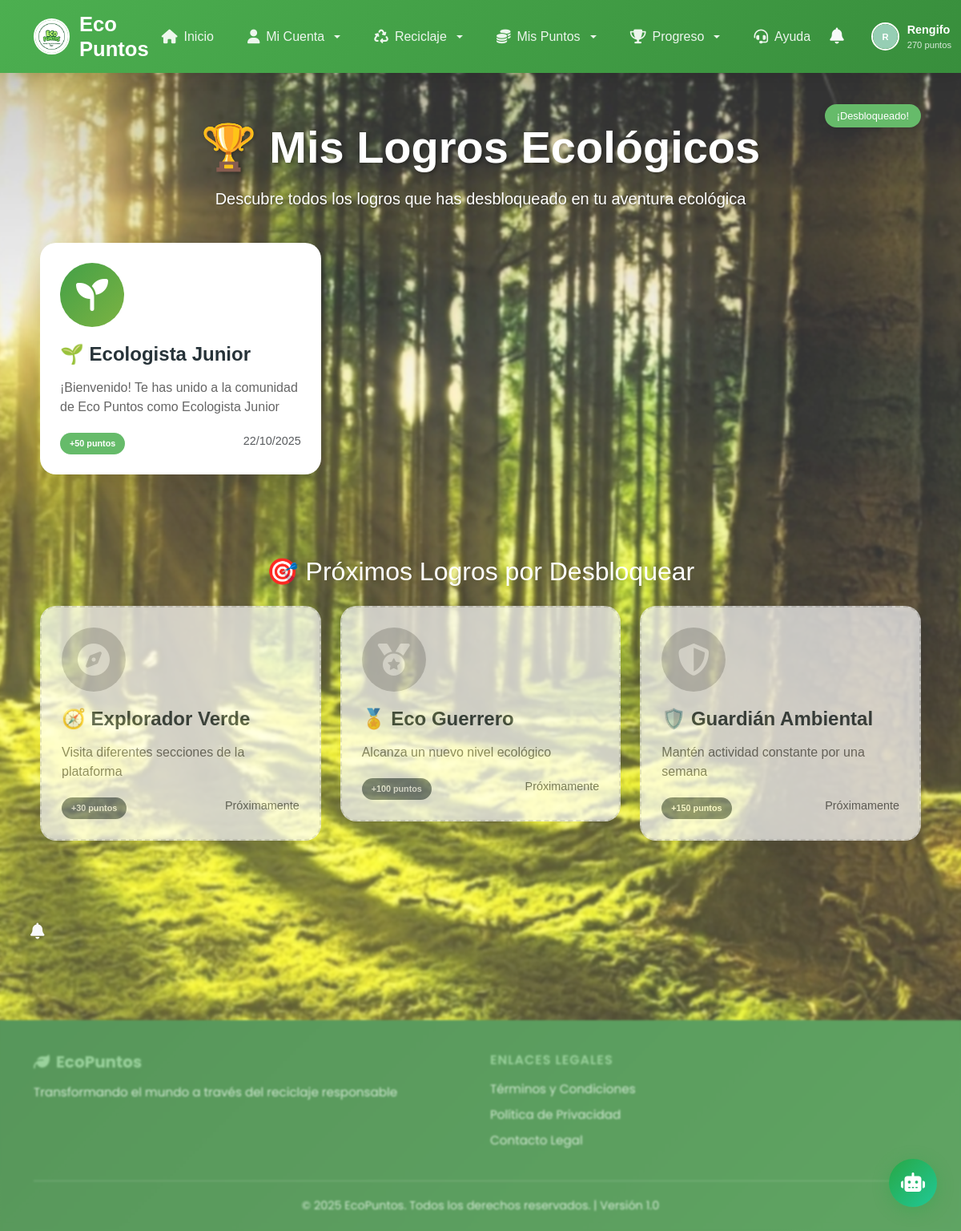
Screenshot of /logros/ (signed in) with the database file from the repository.
### core/models.py (models this page shows, shortened)
class Usuario(AbstractUser):
    ROLES = (
        ('superuser', 'Superusuario'),
        ('admin', 'Administrador'),
        ('conductor', 'Conductor'),
        ('user', 'Usuario Regular'),
    )
    LEVELS = (
        ('guardian_verde', 'Guardián Verde'),
        ('defensor_planeta', 'Defensor del Planeta'),
        ('heroe_eco', 'Héroe Eco'),
        ('embajador_ambiental', 'Embajador Ambiental'),
        ('leyenda_sustentable', 'Leyenda Sustentable'),
    )
    role = models.CharField(max_length=10, choices=ROLES, default='user')
    level = models.CharField(max_length=25, choices=LEVELS, default='guardian_verde')
    puntos = models.IntegerField(default=0)
    puntos_juego = models.IntegerField(default=0)  # Puntos acumulados en juegos de plásticos
    puntos_juego_vidrios = models.IntegerField(default=0)  # Puntos acumulados en juegos de vidrios
    puntos_juego_papel = models.IntegerField(default=0)  # Puntos acumulados en el juego de papel y cartón
    puntos_juego_metales = models.IntegerField(default=0)  # Puntos acumulados en el juego de metales
    telefono = models.CharField(max_length=20, blank=True, null=True)
    direccion = models.CharField(max_length=255, blank=True, null=True)
    fecha_registro = models.DateTimeField(auto_now_add=True)
    password_reset_token = models.CharField(max_length=100, blank=True, null=True)
    password_reset_expires = models.DateTimeField(null=True, blank=True)
    testimonio = models.TextField("Testimonio", blank=True, null=True)
    notificaciones_email = models.BooleanField(default=True)
    notificaciones_push = models.BooleanField(default=False)
    perfil_publico = models.BooleanField(default=True)
    mostrar_puntos = models.BooleanField(default=True)
    foto_perfil = models.ImageField(upload_to='fotos_perfil/', null=True, blank=True)
    suspended = models.BooleanField(default=False, help_text="Usuario suspendido permanentemente")
    terminos_aceptados = models.BooleanField(default=False, help_text="Usuario ha aceptado los términos y condiciones")
    fecha_aceptacion_terminos = models.DateTimeField(null=True, blank=True, help_text="Fecha cuando aceptó los términos")
    email_verificado = models.BooleanField(default=False, help_text="Email verificado con código 2FA")
    codigo_verificacion = models.CharField(max_length=6, blank=True, null=True, help_text="Código de verificación 2FA")
    codigo_verificacion_expira = models.DateTimeField(null=True, blank=True, help_text="Expiración del código 2FA")
    intentos_verificacion = models.IntegerField(default=0, help_text="Intentos fallidos de verificación")
    verificacion_bloqueada_hasta = models.DateTimeField(null=True, blank=True, help_text="Bloqueo temporal por intentos fallidos")
    email = models.EmailField(unique=True)
    class Meta:
        verbose_name = 'Usuario'
        verbose_name_plural = 'Usuarios'
    def get_initials(self):
        if self.first_name and self.last_name:
            return f"{self.first_name[0]}{self.last_name[0]}".upper()
        elif self.first_name:
            return self.first_name[0].upper()
        else:
            return self.username[0].upper() if self.username else "U"
    def get_avatar_color(self):
        colors = [
            '#FF6B6B', '#4ECDC4', '#45B7D1', '#96CEB4', '#FFEAA7',
            '#DDA0DD', '#98D8C8', '#F7DC6F', '#BB8FCE', '#85C1E9',
            '#F8C471', '#82E0AA', '#F1948A', '#85C1E9', '#D7BDE2'
        ]
        return colors[self.id % len(colors)]
    def get_avatar_svg(self):
        initials = self.get_initials()
        color = self.get_avatar_color()
        return f'''
        <svg width="100" height="100" viewBox="0 0 100 100" xmlns="http://www.w3.org/2000/svg">
            <circle cx="50" cy="50" r="50" fill="{color}"/>
            <text x="50" y="50" font-family="Arial, sans-serif" font-size="36" font-weight="bold"
                  fill="white" text-anchor="middle" dominant-baseline="central">{initials}</text>
        </svg>
        '''

class Logro(models.Model):
    usuario = models.ForeignKey(Usuario, on_delete=models.CASCADE)
    tipo = models.CharField(max_length=50)  # Ejemplo: 'nivel', 'canje', 'evento'
    descripcion = models.TextField()
    fecha_creacion = models.DateTimeField(auto_now_add=True)
    puntos = models.IntegerField(default=0)
    class Meta:
        verbose_name = 'Logro'
        verbose_name_plural = 'Logros'
        ordering = ['-fecha_creacion']

### core/views.py (the view)
# urls.py: path('logros/', views.logros, name='logros'),
def logros(request):
    if not request.user.is_authenticated:
        return redirect('iniciosesion')
    from .models import Logro
    logros_usuario = Logro.objects.filter(usuario=request.user).order_by('-fecha_creacion')
    return render(request, 'core/logros.html', {'logros': logros_usuario})

### core/templates/core/logros.html (shortened to what this page needs)
{% extends 'core/base.html' %}
{% load static %}
{% block content %}
    <div class="container achievements-container">
        <div class="row mb-4">
            <div class="col-12 text-center">
                <h1 class="display-4 text-white mb-3">🏆 Mis Logros Ecológicos</h1>
                <p class="lead text-white">Descubre todos los logros que has desbloqueado en tu aventura ecológica</p>
            </div>
        </div>
        <div class="row">
            {% for logro in logros %}
            <div class="col-md-6 col-lg-4 mb-4">
                <div class="achievement-card">
                    <div class="achievement-icon">
                        {% if logro.tipo == 'registro' %}
                            <i class="fas fa-seedling"></i>
                        {% elif logro.tipo == 'primera_sesion' %}
                            <i class="fas fa-rocket"></i>
                        {% elif logro.tipo == 'reciclaje' %}
                            <i class="fas fa-recycle"></i>
                        {% elif logro.tipo == 'nivel' %}
                            <i class="fas fa-medal"></i>
                        {% elif logro.tipo == 'explorador' %}
                            <i class="fas fa-compass"></i>
                        {% elif logro.tipo == 'actividad' %}
                            <i class="fas fa-shield-alt"></i>
                        {% else %}
                            <i class="fas fa-trophy"></i>
                        {% endif %}
                    </div>
                    <h3 class="achievement-title">
                        {% if logro.tipo == 'registro' %}
                            🌱 Ecologista Junior
                        {% elif logro.tipo == 'primera_sesion' %}
                            🚀 Primera Aventura
                        {% elif logro.tipo == 'reciclaje' %}
                            ♻️ Reciclador Novato
                        {% elif logro.tipo == 'nivel' %}
                            🏅 Eco Guerrero
                        {% elif logro.tipo == 'explorador' %}
                            🧭 Explorador Verde
                        {% elif logro.tipo == 'actividad' %}
                            🛡️ Guardián Ambiental
                        {% else %}
                            {{ logro.tipo|capfirst }}
                        {% endif %}
                    </h3>
                    <p class="achievement-description">{{ logro.descripcion }}</p>
                    <div class="achievement-stats">
                        <span class="badge badge-success">+{{ logro.puntos }} puntos</span>
                        <span class="text-muted">{{ logro.fecha_creacion|date:"d/m/Y" }}</span>
                    </div>
                    <div class="achievement-badge">
                        ¡Desbloqueado!                    </div>
                </div>
            </div>
            {% endfor %}
        </div>
        <div class="row mt-5">
            <div class="col-12">
                <h2 class="text-white text-center mb-4">🎯 Próximos Logros por Desbloquear</h2>
            </div>
            {% if not logros or logros|length < 6 %}
                <div class="col-md-6 col-lg-4 mb-4">
                    <div class="achievement-card" style="opacity: 0.7; border: 2px dashed #ddd;">
                        <div class="achievement-icon" style="background: #ccc;">
                            <i class="fas fa-compass"></i>
                        </div>
                        <h3 class="achievement-title">🧭 Explorador Verde</h3>
                        <p class="achievement-description">Visita diferentes secciones de la plataforma</p>
                        <div class="achievement-stats">
                            <span class="badge badge-secondary">+30 puntos</span>
                            <span class="text-muted">Próximamente</span>
                        </div>
                    </div>
                </div>
                <div class="col-md-6 col-lg-4 mb-4">
                    <div class="achievement-card" style="opacity: 0.7; border: 2px dashed #ddd;">
                        <div class="achievement-icon" style="background: #ccc;">
                            <i class="fas fa-medal"></i>
                        </div>
                        <h3 class="achievement-title">🏅 Eco Guerrero</h3>
                        <p class="achievement-description">Alcanza un nuevo nivel ecológico</p>
                        <div class="achievement-stats">
                            <span class="badge badge-secondary">+100 puntos</span>
                            <span class="text-muted">Próximamente</span>
                        </div>
                    </div>
                </div>
                <div class="col-md-6 col-lg-4 mb-4">
                    <div class="achievement-card" style="opacity: 0.7; border: 2px dashed #ddd;">
                        <div class="achievement-icon" style="background: #ccc;">
                            <i class="fas fa-shield-alt"></i>
                        </div>
                        <h3 class="achievement-title">🛡️ Guardián Ambiental</h3>
                        <p class="achievement-description">Mantén actividad constante por una semana</p>
                        <div class="achievement-stats">
                            <span class="badge badge-secondary">+150 puntos</span>
                            <span class="text-muted">Próximamente</span>
                        </div>
                    </div>
                </div>
            {% endif %}
        </div>
    </div>
{% include 'core/includes/notification_system.html' %}
{% endblock %}

### core/templates/core/base.html (shortened to what this page needs)
{% load static %}
<!DOCTYPE html>
<html lang="es">
<head>
  <link href="https://cdn.jsdelivr.net/npm/bootstrap@5.3.0-alpha1/dist/css/bootstrap.min.css" rel="stylesheet">
  <link rel="stylesheet" href="https://cdnjs.cloudflare.com/ajax/libs/font-awesome/6.4.0/css/all.min.css">
  <link rel="stylesheet" href="https://cdnjs.cloudflare.com/ajax/libs/animate.css/4.1.1/animate.min.css">
  <link rel="stylesheet" href="https://cdnjs.cloudflare.com/ajax/libs/toastr.js/latest/toastr.min.css">
  {% if user.is_authenticated %}
  <link rel="stylesheet" href="{% static 'core/css/session-monitor.css' %}">
  {% endif %}
</head>
<body>
  <nav class="navbar navbar-expand-lg navbar-dashboard">
    <div class="container">
      <a class="navbar-brand-dashboard" href="{% url 'dashusuario' %}">
        <img src="{% static 'core/img/eco.jpg' %}" alt="Logo Eco Puntos" class="logo-dashboard">
        <h1 class="brand-text-dashboard">Eco Puntos</h1>
      </a>
      <div class="collapse navbar-collapse" id="navbarDashboard">
        <ul class="navbar-nav mx-auto nav-dashboard">
          <li class="nav-item-dashboard">
            <a class="nav-link-dashboard" href="{% url 'dashusuario' %}">
              <i class="fas fa-home"></i> Inicio
            </a>
          </li>
          <li class="nav-item-dashboard dropdown">
            <a class="nav-link-dashboard dropdown-toggle" href="#" role="button" data-bs-toggle="dropdown" aria-expanded="false">
              <i class="fas fa-user"></i> Mi Cuenta
            </a>
          </li>
          <li class="nav-item-dashboard dropdown">
            <a class="nav-link-dashboard dropdown-toggle" href="#" role="button" data-bs-toggle="dropdown" aria-expanded="false">
              <i class="fas fa-recycle"></i> Reciclaje
            </a>
          </li>
          <li class="nav-item-dashboard dropdown">
            <a class="nav-link-dashboard dropdown-toggle" href="#" role="button" data-bs-toggle="dropdown" aria-expanded="false">
              <i class="fas fa-coins"></i> Mis Puntos
            </a>
          </li>
          <li class="nav-item-dashboard dropdown">
            <a class="nav-link-dashboard dropdown-toggle" href="#" role="button" data-bs-toggle="dropdown" aria-expanded="false">
              <i class="fas fa-trophy"></i> Progreso
            </a>
          </li>
          <li class="nav-item-dashboard">
            <a class="nav-link-dashboard" href="{% url 'chatbot_interface' %}">
              <i class="fas fa-headset"></i> Ayuda
            </a>
          </li>
        </ul>
        <div class="d-flex align-items-center gap-3">
          {% if user.is_authenticated %}
            {% include 'core/includes/notification_system.html' %}
            <div class="dropdown">
              <a class="user-profile-dropdown dropdown-toggle" href="#" role="button" data-bs-toggle="dropdown" aria-expanded="false">
                {% if user.foto_perfil %}
                  <img src="{{ user.foto_perfil.url }}?v={{ user.last_login|date:'U'|default:'0' }}" alt="Foto de Perfil" class="user-avatar">
                {% else %}
                  <div class="user-avatar avatar-nav">
                    {{ user.get_avatar_svg|safe }}
                  </div>
                {% endif %}
                <div class="user-info-nav">
                  <p class="user-name-nav">{{ user.username }}</p>
                  <p class="user-points-nav">{{ user.puntos }} puntos</p>
                </div>
              </a>
            </div>
          {% endif %}
        </div>
      </div>
    </div>
  </nav>
  <main class="main-content">
    {% block content %}
    {% endblock %}
  </main>
  <footer class="eco-footer">
    <div class="container">
      <div class="row">
        <div class="col-md-6">
          <div class="footer-brand">
            <h5><i class="fas fa-leaf me-2"></i>EcoPuntos</h5>
            <p>Transformando el mundo a través del reciclaje responsable</p>
          </div>
        </div>
        <div class="col-md-6">
          <div class="footer-links">
            <h6>Enlaces Legales</h6>
            <ul>
              <li><a href="{% url 'terminos_condiciones' %}">Términos y Condiciones</a></li>
              <li><a href="{% url 'politica_privacidad' %}">Política de Privacidad</a></li>
              <li><a href="{% url 'contacto_legal' %}">Contacto Legal</a></li>
            </ul>
          </div>
        </div>
      </div>
      <div class="footer-bottom">
        <p>&copy; 2025 EcoPuntos. Todos los derechos reservados. | Versión 1.0</p>
      </div>
    </div>
  </footer>
  {% if user.is_authenticated %}
    {% if request.resolver_match.url_name != 'chatbot_interface' %}
      {% include 'core/components/floating_chatbot.html' %}
    {% endif %}
  {% endif %}
</body>
</html>

### rows the page displays
Usuario: get_avatar_svg "R", username "Rengifo", puntos "270"
Logro: tipo "registro" (drawn), descripcion "¡Bienvenido! Te has unido a la comunidad de Eco Puntos como Ecologista Junior", puntos "50", fecha_creacion "22/10/2025"
